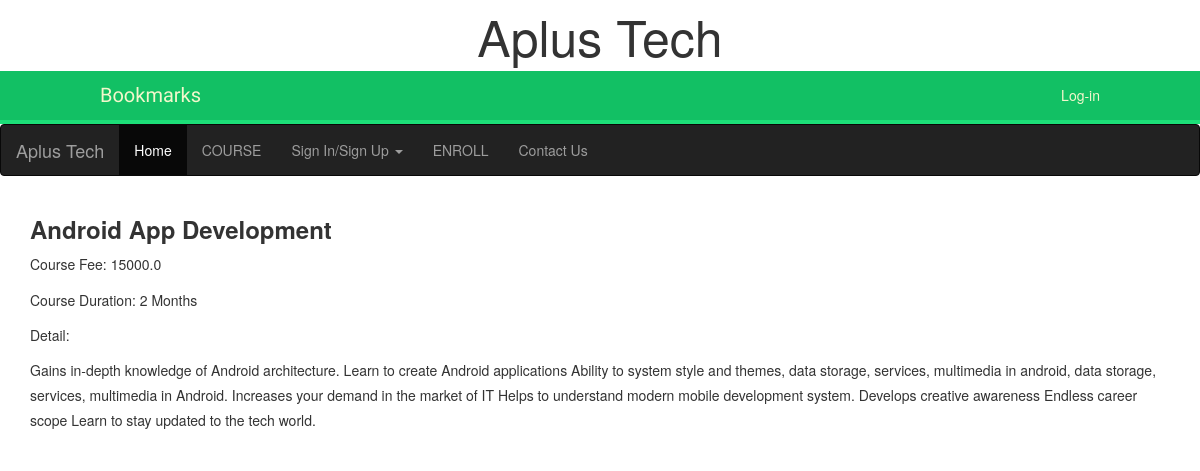
/4, run on the app's committed database.
### course/models.py (models this page shows, shortened)
class Courses(models.Model):
	course_name = models.CharField(max_length = 250)
	course_fee = models.CharField(max_length = 250)
	course_duration = models.CharField(max_length = 250)
	course_detail = models.CharField(max_length = 2000)
	class Meta:
		ordering = ('course_name',)

### course/views.py (the view)
# urls.py: path('<int:pk>', views.coursedetail, name = 'detail'),
def coursedetail(request, pk):
	clist = get_object_or_404(Courses , pk = pk)
	return render(request, 'course/detail.html', {'clist' : clist})

### course/templates/course/detail.html (shortened to what this page needs)
{% extends 'base.html' %}
{% block content %}
	<div class="container">
		<h3><b>{{clist.course_name}}</b></h3>
		<p>Course Fee: {{clist.course_fee}}</p>
		<p>Course Duration: {{clist.course_duration}}</p>
		<p>Detail: </p>
		<p>{{ clist.course_detail }}</p>
	</div>
{% endblock %}

### account/static/css/account.css (style rules this page uses)
body { margin:0; padding:0; font-family:helvetica, sans-serif; }
p { line-height: 1.8; }
h1, h2, h3, h4, h5 , h6 { font-family: 'Muli', sans-serif; font-weight:normal; }

### data on the page
Courses: course_name "Android App Development", course_fee "15000.0", course_duration "2 Months", course_detail "Gains in-depth knowledge of Android architecture. Learn to create Android applications Ability to system style and themes, data storage, services, multimedia in android, data storage, services, multimedia in Android. Increases your demand in the market of IT Helps to understand modern mobile development system. Develops creative awareness Endless career scope Learn to stay updated to the tech world."
